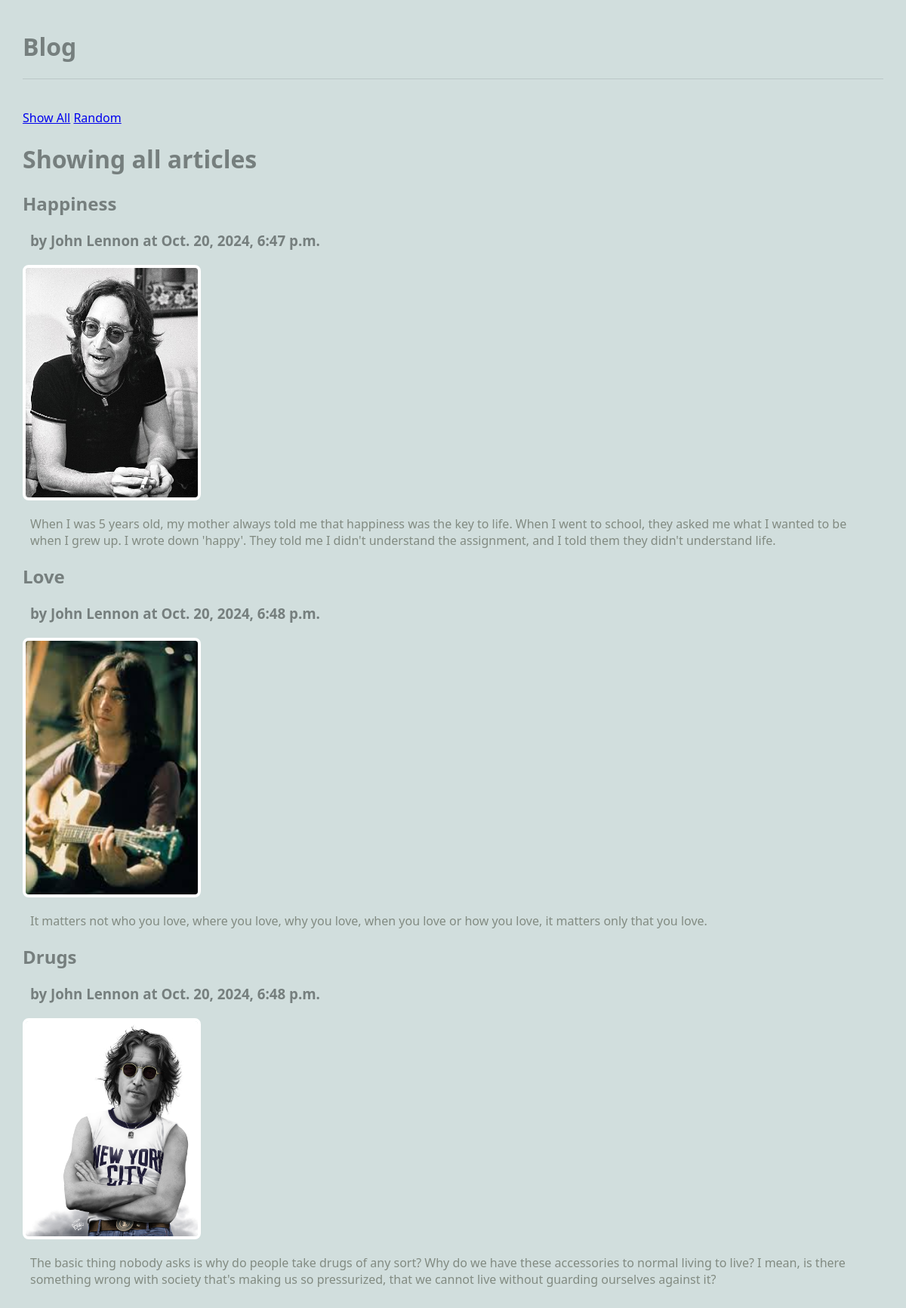
/blog/show_all, run on the app's committed database.
### blog/models.py (models this page shows, shortened)
class Article(models.Model):
    title = models.TextField(blank=False) #blank=False means you can't create an article without a title
    author = models.TextField(blank=False)
    text = models.TextField(blank=False)
    published = models.DateTimeField(auto_now=True) #automatically defined as current time when publishing
    image_file = models.ImageField(blank=True) ## new field
    def __str__(self):
        return f'{self.title} by {self.author}'

### blog/views.py (the view)
# urls.py: path('show_all', views.ShowAllView.as_view(), name='show_all'),
class ShowAllView(ListView): #inherits from listView class
    model = Article
    template_name = 'blog/show_all.html'
    context_object_name = 'articles'

### blog/templates/blog/show_all.html
{% extends 'blog/base.html' %}
{% block content%}
<h1>Showing all articles</h1>
<main class="grid.container">
    {% for a in articles %}
    <article>
        <h2>{{a.title}}</h2>
        <h3>by {{a.author}} at {{a.published}}</h3>
        <img src="{{a.image_file.url}}" alt="{{a.image_file.url}}" width="200">
        <p>
            {{a.text}}
        </p>
    </article>
    {% endfor %}
</main>
{% endblock %}

### blog/templates/blog/base.html (shortened to what this page needs)
{% load static %}
<html>
    <head>
        <link rel="stylesheet" href="{% static 'styles-blog.css' %}">
    </head>
    <body>
        <header>
            <h1>Blog</h1>
        </header>
        <nav>
            <ul>
                <a href="{% url 'show_all' %}">Show All</a>
                <a href="{% url 'random' %}">Random</a>
            </ul>
        </nav>
    {% block content %}
    {% endblock %}
    </body>
</html>

### static/styles-blog.css (style rules this page uses)
body { margin: 30px; background: #d1dedd; font-family:'Segoe UI', Tahoma, Geneva, Verdana, sans-serif; }
ul, li { padding: 0px; list-style-type: none; }
h1, h2, h3 { color: #767f7e; }
p { color: #828b82; }
header { max-width: 1200px; margin: 40px auto; border-bottom: 1px solid #bbc7c7; }
article img, article.featured img { width: 20%; border: 4px solid #fff; border-radius: 8px; }
article p, article h3 { margin: 20px 10px; }

### data on the page
Article: title "Happiness", author "John Lennon", published "Oct. 20, 2024, 6:47 p.m.", image_file (picture), text "When I was 5 years old, my mother always told me that happiness was the key to life. When I went to school, they asked me what I wanted to be when I grew up. I wrote down 'happy'. They told me I didn't understand the assignment, and I told them they didn't understand life."
Article: title "Love", author "John Lennon", published "Oct. 20, 2024, 6:48 p.m.", image_file (picture), text "It matters not who you love, where you love, why you love, when you love or how you love, it matters only that you love."
Article: title "Drugs", author "John Lennon", published "Oct. 20, 2024, 6:48 p.m.", image_file (picture), text "The basic thing nobody asks is why do people take drugs of any sort? Why do we have these accessories to normal living to live? I mean, is there something wrong with society that's making us so pressurized, that we cannot live without guarding ourselves against it?"
